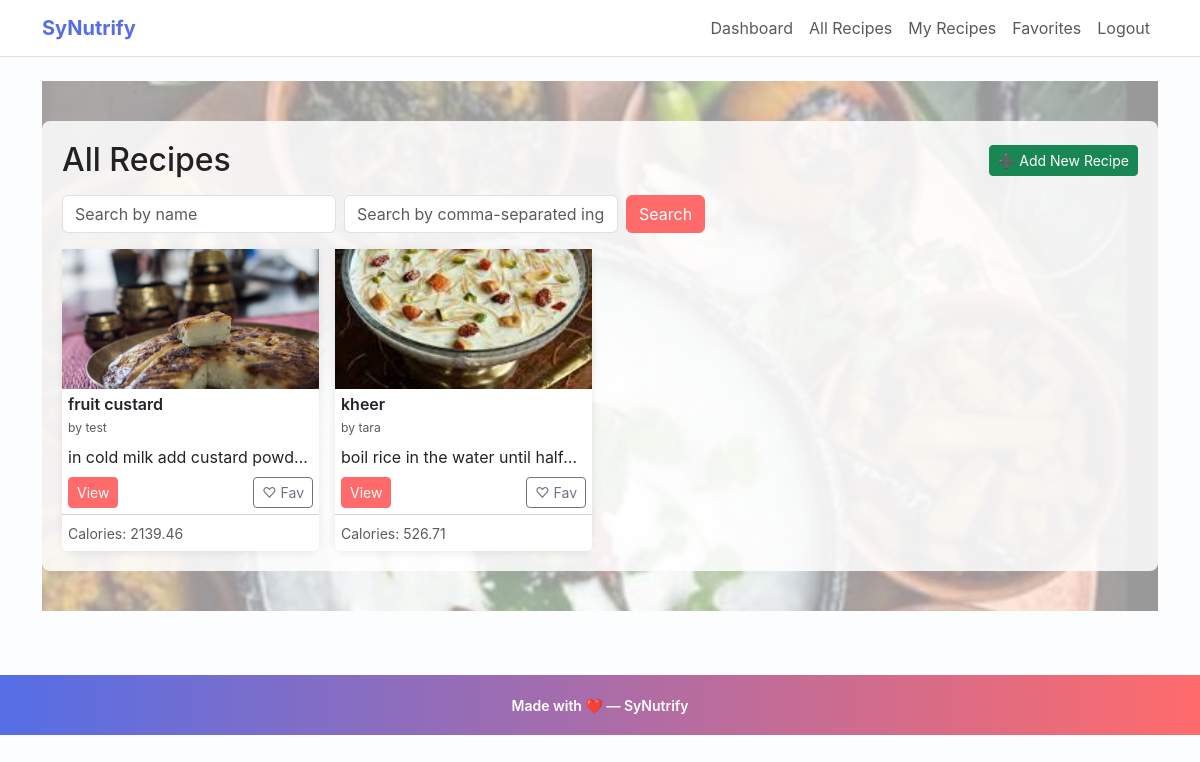
Before: /recipes (signed in) with the older database file.
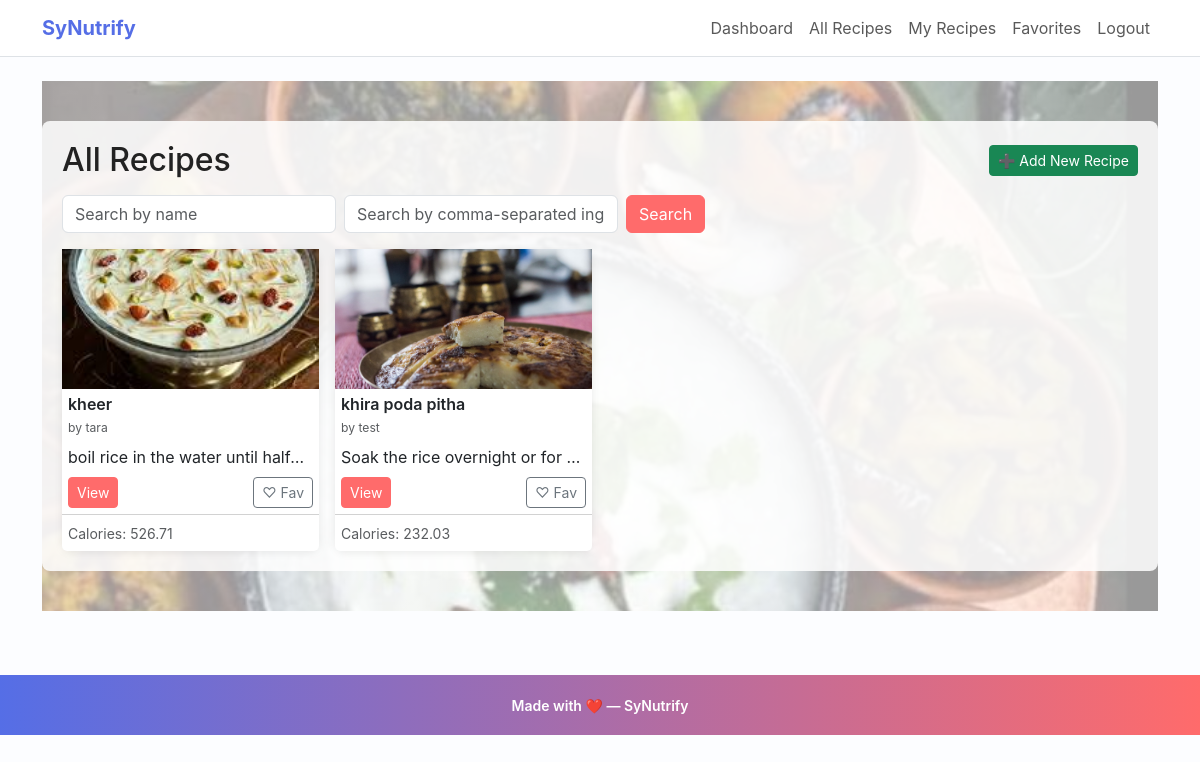
After: the same page with the newer database file.
### app.py (models this page shows, shortened)
class Recipe(db.Model):
    id = db.Column(db.Integer, primary_key=True)
    title = db.Column(db.String(150), nullable=False)
    image_url = db.Column(db.String(300))        # New: for recipe image
    ingredients = db.Column(db.Text, nullable=False)
    calories = db.Column(db.Float)
    proteins = db.Column(db.Float)
    fats = db.Column(db.Float)
    carbs = db.Column(db.Float)
    fibers = db.Column(db.Float)
    instructions = db.Column(db.Text, nullable=False)
    youtube_url = db.Column(db.String(300))
    user_id = db.Column(db.Integer, db.ForeignKey("user.id"), nullable=False)
    ratings = db.relationship("Rating", backref="recipe", lazy=True ,cascade="all, delete-orphan")
    comments = db.relationship("Comment", backref="recipe", lazy=True , cascade="all, delete-orphan")

class User(db.Model, UserMixin):
    id = db.Column(db.Integer, primary_key=True)
    username = db.Column(db.String(150), unique=True, nullable=False)
    password_hash = db.Column(db.String(128), nullable=False)
    recipes = db.relationship("Recipe", backref="user", lazy=True)
    ratings = db.relationship("Rating", backref="user", lazy=True)
    comments = db.relationship("Comment", backref="user", lazy=True)

### app.py (the view)
@app.route("/recipes")
@login_required
def recipes():
    all_recipes = Recipe.query.all()
    rating_form = RatingForm()
    comment_form = CommentForm()
    return render_template("recipes.html", recipes=all_recipes, rating_form=rating_form, comment_form=comment_form)

### app.py
class RatingForm(FlaskForm):
    score = IntegerField("Rate 1–5", validators=[DataRequired(), NumberRange(min=1, max=5)])
    submit = SubmitField("Submit Rating")

class CommentForm(FlaskForm):
    content = TextAreaField("Add a comment", validators=[DataRequired()])
    submit = SubmitField("Post Comment")

### app.py (called while the page is built)
@app.context_processor
def inject_csrf_token():
    return dict(csrf_token=generate_csrf)

@login_manager.user_loader
def load_user(user_id):
    return User.query.get(int(user_id))

### templates/recipes.html (shortened to what this page needs)
{% extends "base.html" %}
{% block content %}
  <div class="hero hero--recipes">
    <div class="container overlay">
      <div class="d-flex justify-content-between align-items-center mb-3">
        <h2 class="mb-0">All Recipes</h2>
        <p class="mb-0"><a class="btn btn-sm btn-success" href="{{ url_for('add_recipe') }}">➕ Add New Recipe</a></p>
      </div>
      <form action="{{ url_for('search') }}" method="get" class="row g-2 mb-3">
        <div class="col-auto">
          <input type="text" name="q" class="form-control" placeholder="Search by name" value="{{ request.args.get('q','') }}">
        </div>
        <div class="col-auto">
          <input type="text" name="ingredients" class="form-control" placeholder="Search by comma-separated ingredients" value="{{ request.args.get('ingredients','') }}">
        </div>
        <div class="col-auto">
          <button class="btn btn-primary">Search</button>
        </div>
      </form>
      <div class="row row-cols-1 row-cols-sm-2 row-cols-md-3 row-cols-lg-4 g-3">
        {% for recipe in recipes %}
          <div class="col d-flex">
            <div class="card card-recipe h-100 w-100">
              {% if recipe.image_url %}
                <div style="height:140px; overflow:hidden; display:flex; align-items:center; justify-content:center;">
                  <img src="{{ recipe.image_url }}" class="img-fluid" alt="{{ recipe.title }}">
                </div>
              {% else %}
                <div class="bg-light d-flex align-items-center justify-content-center" style="height:140px;">No image</div>
              {% endif %}
              <div class="card-body d-flex flex-column">
                <h5 class="card-title mb-1">{{ recipe.title }}</h5>
                <p class="text-muted small mb-2">by {{ recipe.user.username if recipe.user else 'Unknown' }}</p>
                <p class="card-text text-truncate mb-2">{{ recipe.description or recipe.instructions[:120] }}</p>
                <div class="mt-auto d-flex justify-content-between align-items-center">
                  <a href="{{ url_for('recipe_detail', recipe_id=recipe.id) }}" class="btn btn-sm btn-primary">View</a>
                  {% if current_user.is_authenticated %}
                    <form action="{{ url_for('favorite_recipe', recipe_id=recipe.id) }}" method="post" class="d-inline">
                      {% if recipe.favorited_by|selectattr('user_id','equalto', current_user.id)|list %}
                        <button type="submit" class="btn btn-sm btn-outline-danger">♥ Unfav</button>
                      {% else %}
                        <button type="submit" class="btn btn-sm btn-outline-secondary">♡ Fav</button>
                      {% endif %}
                    </form>
                  {% endif %}
                </div>
              </div>
              <div class="card-footer bg-white">
                <small class="text-muted">Calories: {{ '%.2f'|format(recipe.calories or 0) }}</small>
              </div>
            </div>
          </div>
        {% endfor %}
      </div>
    </div>
  </div>
{% endblock %}

### templates/base.html (shortened to what this page needs)
<!doctype html>
<html lang="en">
  <head>
    <link href="https://cdn.jsdelivr.net/npm/bootstrap@5.3.0/dist/css/bootstrap.min.css" rel="stylesheet">
    <link rel="stylesheet" href="{{ url_for('static', filename='css/style.css') }}">
  </head>
  <body>
    <nav class="navbar navbar-expand-lg navbar-light bg-white border-bottom">
      <div class="container">
  <a class="navbar-brand" href="{{ url_for('index') }}">SyNutrify</a>
        <div class="collapse navbar-collapse" id="navCollapse">
          <ul class="navbar-nav ms-auto">
            {% if current_user.is_authenticated %}
              <li class="nav-item"><a class="nav-link" href="{{ url_for('dashboard') }}">Dashboard</a></li>
              <li class="nav-item"><a class="nav-link" href="{{ url_for('recipes') }}">All Recipes</a></li>
              <li class="nav-item"><a class="nav-link" href="{{ url_for('my_recipes') }}">My Recipes</a></li>
              <li class="nav-item"><a class="nav-link" href="{{ url_for('favorites') }}">Favorites</a></li>
              <li class="nav-item"><a class="nav-link" href="{{ url_for('logout') }}">Logout</a></li>
            {% else %}
              <li class="nav-item"><a class="nav-link" href="{{ url_for('login') }}">Login</a></li>
              <li class="nav-item"><a class="nav-link" href="{{ url_for('register') }}">Register</a></li>
            {% endif %}
          </ul>
        </div>
      </div>
    </nav>
    <div class="container py-4">
      {% block content %}{% endblock %}
    </div>
    <footer class="footer">
      <div class="container">
  <small>Made with ❤️ — SyNutrify</small>
      </div>
    </footer>
  </body>
</html>

### static/css/style.css (style rules this page uses)
body { background-color: #f7f8fb; color: #333; }
.navbar-brand { font-weight: 700; }
.card-recipe { max-width: 220px; border-radius: 8px; }
.card-recipe img { height: 130px; object-fit: cover; }
.card { border-radius:10px; }
.card-recipe .card-body { padding: 6px; }
.card-recipe .card-footer { padding: 6px; }
.card-recipe .text-muted.small { font-size:0.76rem; }
.footer { margin-top:40px; padding:20px 0; text-align:center; color:#777; }
.img-fluid { max-width:100%; height:auto; }
.hero { background-repeat:no-repeat; background-size:cover; background-position:center; padding:30px 0; }
.hero--recipes { background-image: url('/images/allrbg.jpg'); }
.hero .overlay { background: rgba(255,255,255,0.85); padding:20px; border-radius:8px; }
:root { --primary:#ff6b6b; --accent:#556ee6; --muted:#6c757d; --card-bg:#ffffff; --page-bg:#fcfdff; }
body { background-color: var(--page-bg); color: #222; font-family: Inter, system-ui, -apple-system, 'Segoe UI', Roboto, 'Helvetica Neue', Arial; }
.navbar-brand { font-weight: 700; color: var(--accent) !important; }
.card-recipe { background: linear-gradient(180deg, #fff 0%, #fff 60%, #fff); box-shadow: 0 6px 18px rgba(85,110,230,0.06); }
.btn-primary { background: var(--primary); border-color: var(--primary); }
.footer { margin-top:40px; padding:18px 0; text-align:center; color:#fff; background: linear-gradient(90deg,var(--accent), var(--primary)); }
.footer small { font-weight:600; }
.hero { position: relative; padding: 40px 0; }
.hero .overlay { position: relative; z-index: 2; }
.hero::after { content: ''; position: absolute; inset: 0; background: linear-gradient(180deg, rgba(255,255,255,0.6), rgba(255,255,255,0.6)); z-index:1; }
.hero--recipes { background-image: url('/images/bg2.jpg'); }
.card-recipe { max-width: 260px; margin: 0 auto; border: none; box-shadow: 0 2px 8px rgba(0,0,0,0.08); }
.card-recipe .card-title { font-size: 1rem; font-weight:600; }
.card-recipe img { width:100%; height:auto; }

Changed rows visible on the page:
removed Recipe: image_url (picture), title "fruit custard", user "test", instructions "in cold milk add custard powd…", calories "2139.46"
added Recipe: image_url (picture), title "khira poda pitha", user "test", instructions "Soak the rice overnight or for…", calories "232.03"
